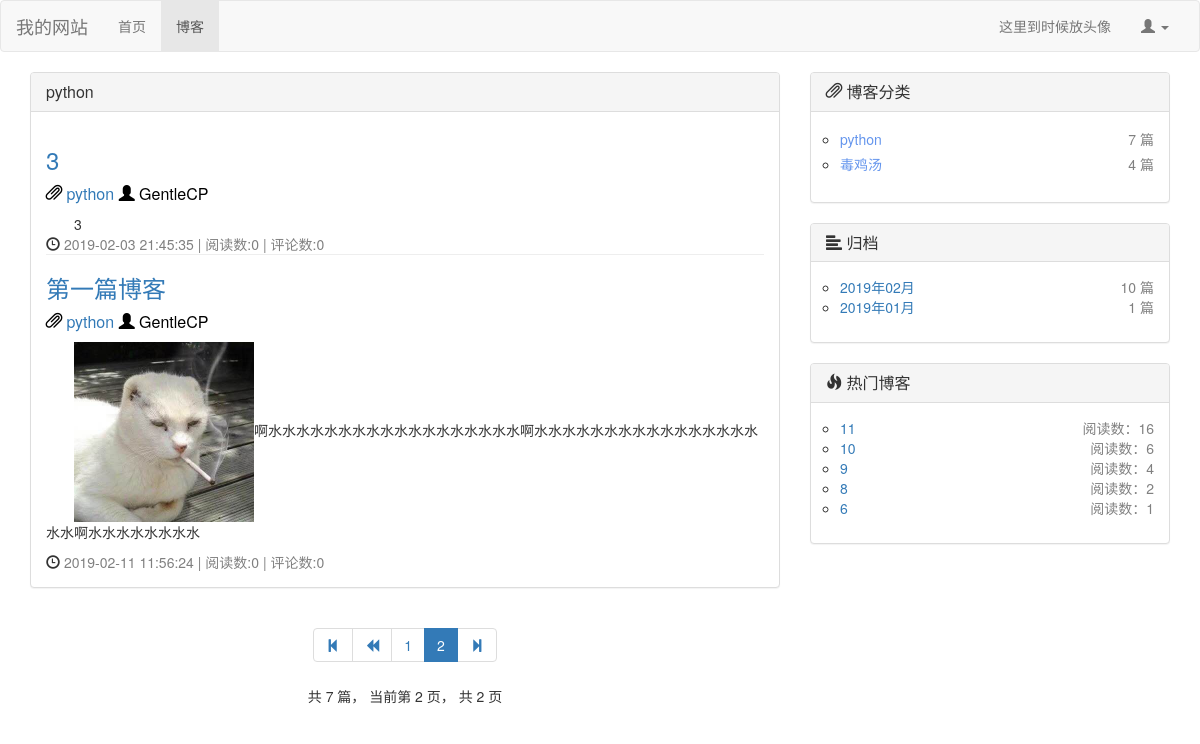
The page /blog/blog_type/1?page=2 on the database as committed earlier.
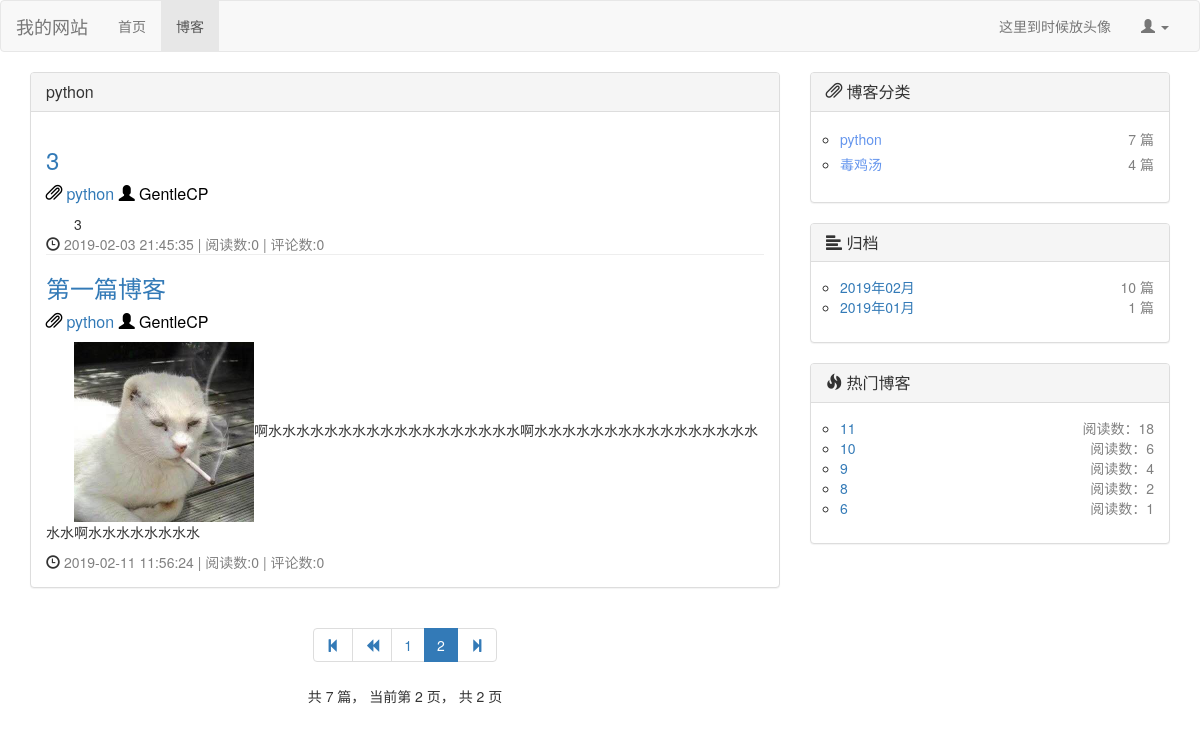
The same page on the database as committed later.
### blog/models.py (models this page shows, shortened)
class Blog(models.Model, ReadNumExtendMethod):
    title = models.CharField(max_length=40, verbose_name="标题")
    blog_type = models.ForeignKey(BlogType, on_delete=models.DO_NOTHING, verbose_name="博客类型")
    author = models.ForeignKey(User, on_delete=models.DO_NOTHING, verbose_name="作者")
    content = RichTextUploadingField(verbose_name="内容")
    created_time = models.DateTimeField(auto_now_add=True, verbose_name="创建时间")
    last_modified_time = models.DateTimeField(auto_now=True, verbose_name="上次修改时间")
    class Meta:
        ordering = ['-created_time', ]  # 这里让前端网页在对从request获取到的数据排序按照创建时间由新到旧

### read_statistic/models.py (models this page shows, shortened)
class ReadNum(models.Model):
    read_num = models.IntegerField(default=0)
    content_type = models.ForeignKey(ContentType,on_delete=models.DO_NOTHING) # 将ContentType绑定作为外键生成contenttype对象
    object_id = models.PositiveIntegerField() # 对象的id，确定了对象后根据id唯一定位对象
    content_object = GenericForeignKey('content_type','object_id') # 将上面两个合并成一个content对象

### blog/views.py (the view)
# urls.py: path('blog_type/<int:blog_type_id>',views.get_blog_with_type, name = "blog_with_type"), #所有该类型下的blog
def get_blog_with_type(request, blog_type_id):
    type = get_object_or_404(BlogType, id=blog_type_id)
    all_blogs = Blog.objects.filter(blog_type=type)  # 获取该type下所有的blog
    context = get_blog_common(request, all_blogs)
    context['blog_type'] = type
    return render(request, 'blog_with_type.html', context)

### blog/utils.py (called while the page is built)
def blogs_pagination(request, all_blogs):
    blog_paginator = Paginator(all_blogs, settings.BLOGS_PER_PAGE)  # 博客分页器，5条一页
    page_num = request.GET.get('page', 1)  # 获取url请求中页面的参数
    blogs_in_page = blog_paginator.get_page(page_num)  # 根据页面获取到该页的blog对象
    current_page_num = blogs_in_page.number  # 当前页面
    page_range = [i for i in [current_page_num - 2, current_page_num - 1, current_page_num,
                              current_page_num + 1, current_page_num + 2] if
                  i > 0 and i <= blog_paginator.num_pages]
    return blogs_in_page, page_range

def get_blog_types():
    blog_types = BlogType.objects.all()
    for blog_type in blog_types:
        blog_count = Blog.objects.filter(blog_type=blog_type).count()  # 根据博客类型统计该类型下的博客数量
        blog_type.blog_count = blog_count
    return blog_types

### comment/templatetags/comment_tags.py (called while the page is built)
@register.simple_tag  # simple_tag允许传入多个参数
def get_comment_num(obj):
    content_type = ContentType.objects.get_for_model(obj)  # 通过对象获取content_type
    comment_num = Comment.objects.filter(content_type=content_type, object_id=obj.id).count()  # 评论数
    return comment_num

### blog/templates/blog_with_type.html (shortened to what this page needs)
{% extends 'blog_list.html' %}
{% block blog-head %}{{ blog_type.type_name }}{% endblock %}

### blog/templates/blog_list.html (shortened to what the changed rows need)
{% extends 'base.html' %}
{% load staticfiles %}
{% load comment_tags %}
{% block head_extends %}
    <link rel="stylesheet" href="{% static 'css/blog.css' %}">
{% endblock %}
{% block content %}
    <div class="container">
        <div class="row">
            <div class="col-md-4">
                <div class="panel panel-default">
                    <div class="panel-body">
                        <ul class="blog-types">
                            {% for hot_blog in hot_blogs %}
                                <li>
                                    <nobr class="blog-url"><a href={% url 'blog_detail' hot_blog.id %}>
                                        {{ hot_blog.title }} </a></nobr>
                                    <nobr class="blog-arg">阅读数：{{ hot_blog.get_read_num }}</nobr>
                                </li>
                            {% endfor %}
                        </ul>
                    </div>
                </div>
            </div>
        </div>
    </div>
{% endblock %}

Rows that differ between the two databases and show on the page:
changed through a linked row, Blog (number 3 of 7 on the later page): get_read_num "16" → "18"
